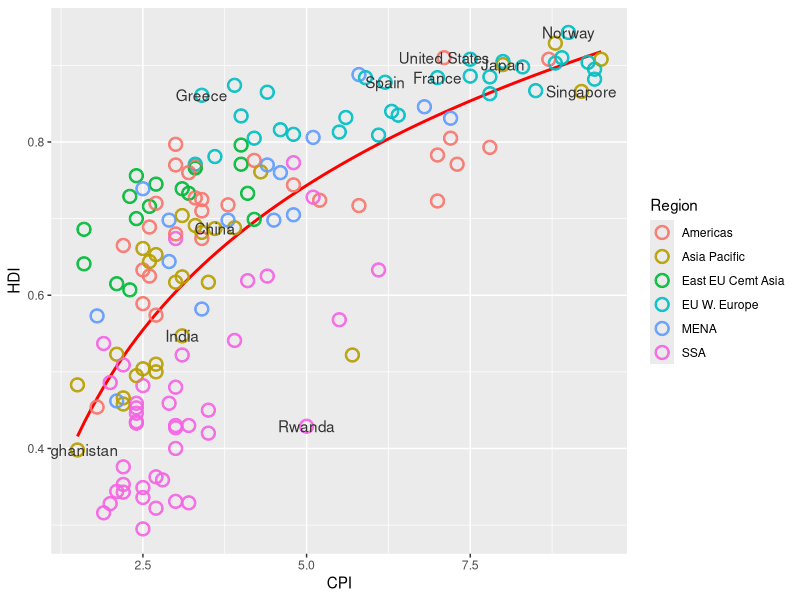
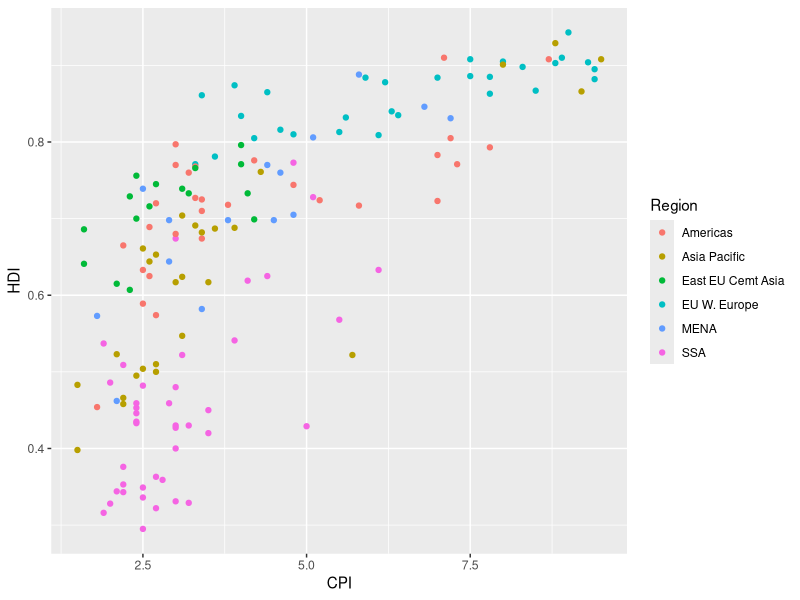
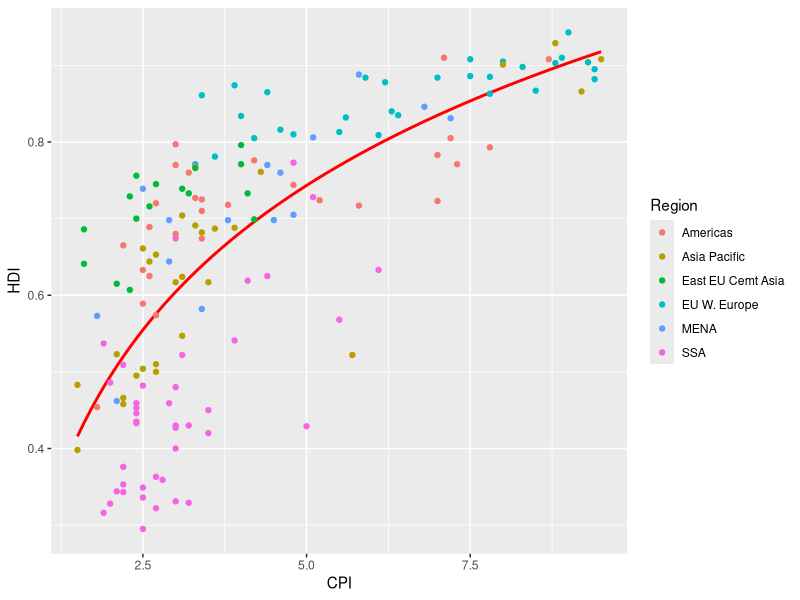
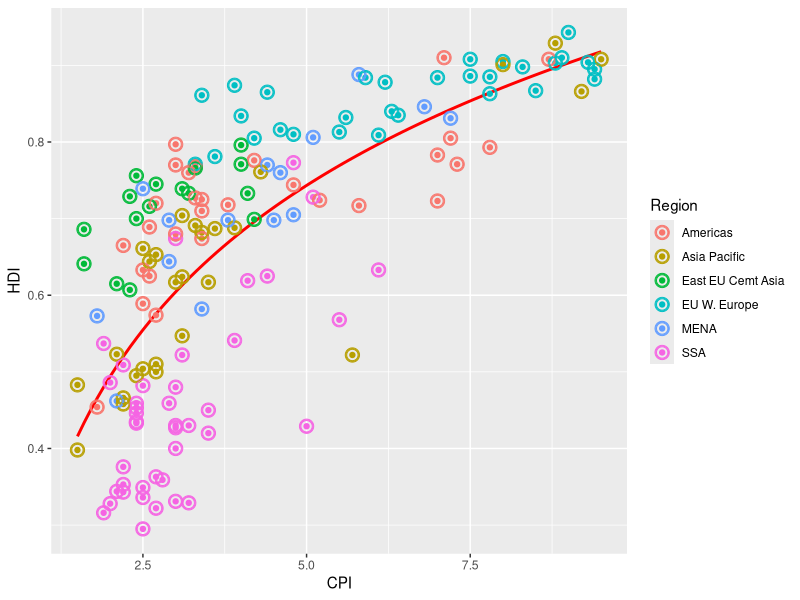
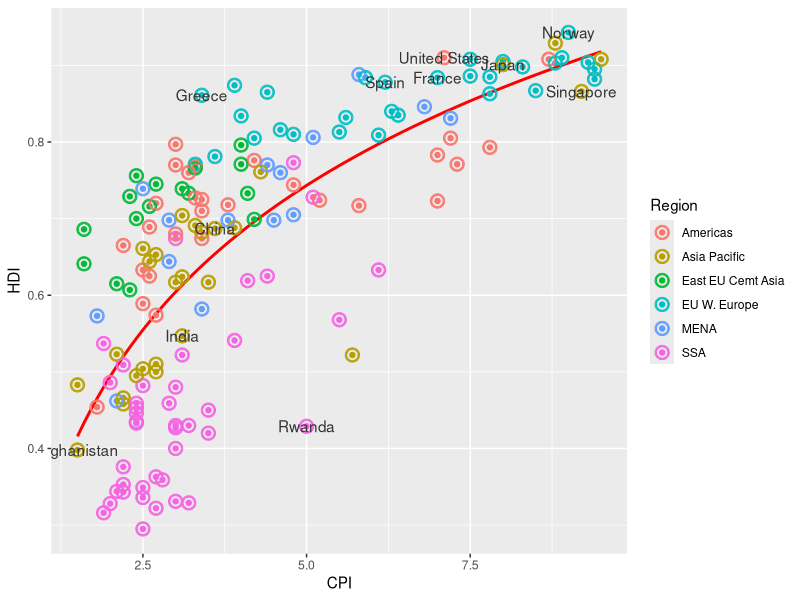
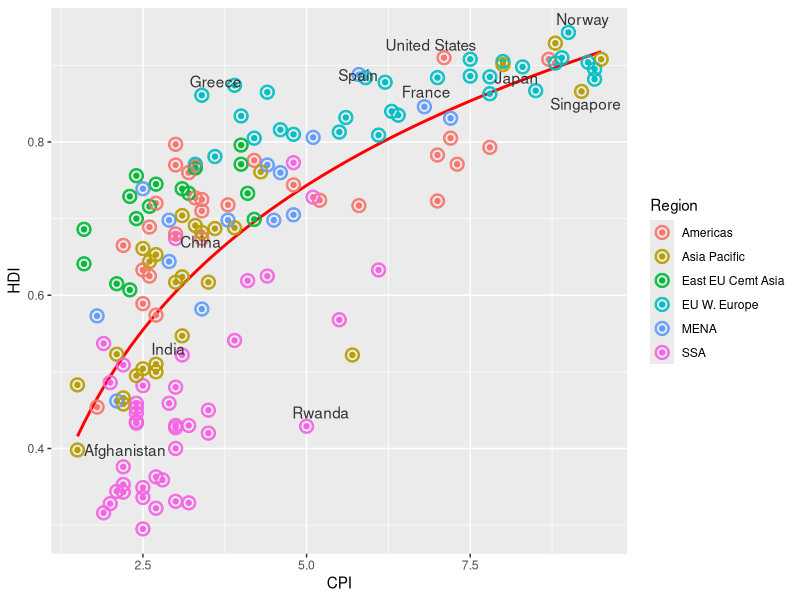
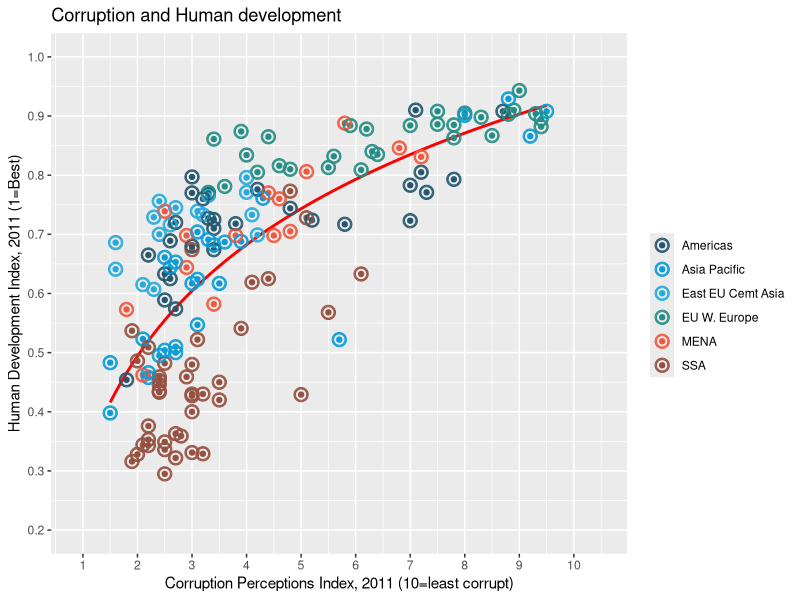
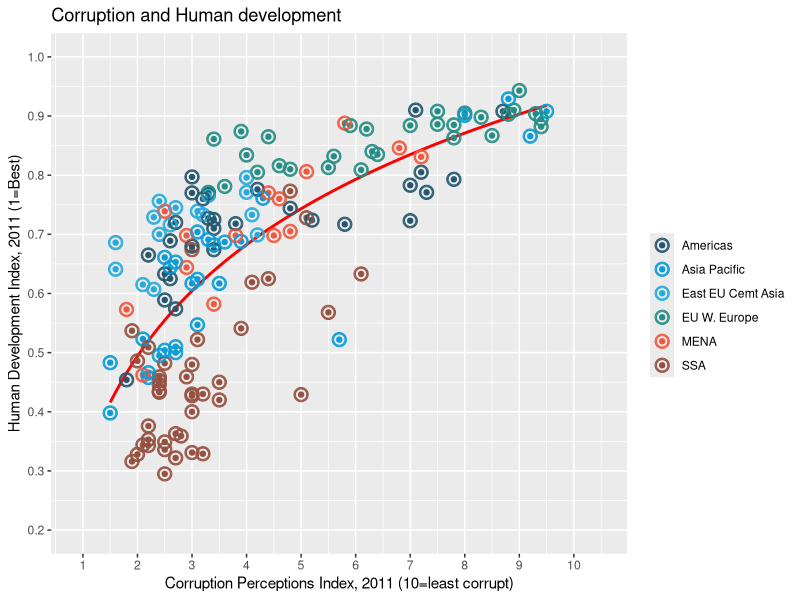

These charts were generated, in order, by the following R code:
#2 Corruption and human development 
#a Basic plot structure (values colored by region)
EconimistData <- read.csv("EconomistData.csv")
library(ggplot2)


pointsToLabel <- c("Afghanistan", "Greece", "China", "India", "Rwanda", "Spain", "France", "United States", "Japan", "Norway", "Singapore")

ggplot(EconimistData, aes(x = CPI, y = HDI, color = Region))+
  geom_smooth(aes(group = 1), method = "lm", formula = y ~ log(x), se = FALSE, color = "red") +
  geom_point(size = 4.5, shape = 21) +
  geom_point(size = 4, shape = 21) +
  geom_point(size = 3.5, shape = 21)+
  geom_text(aes(label = Country),  color = "gray20",
            data = subset(EconimistData, Country %in% pointsToLabel))

a1 <- ggplot(EconimistData, aes(x = CPI, y = HDI, color = Region))
a1 + geom_point()

#e fit line (Trendlinie)
a2 <- a1 +  geom_smooth(aes(group = 1), method = "lm", formula = y ~ log(x), se = FALSE, color = "red") +  geom_point()
#geom_line is put first. In this way the trendline will be plottet underneath the points
a2

#f
#f1: Offene Punkte
a3 <- a2 +
  geom_point(size = 4.5, shape = 21) +
  geom_point(size = 4, shape = 21) +
  geom_point(size = 3.5, shape = 21)
a3

#c Textual labeling of selected countries
pointsToLabel <- c("Afghanistan", "Greece", "China", "India", "Rwanda", "Spain", "France", "United States", "Japan", "Norway", "Singapore")
#label these points with geom_text
a4 <- a3 +
  geom_text(aes(label = Country),
            color = "gray20",
            data = subset(EconimistData, Country %in% pointsToLabel))
a4
#Labels text overlapping the points. ggreppel connects labels with points
install.packages("ggrepel")
library("ggrepel")
a3 +
  geom_text_repel(aes(label = Country),
                  color = "gray20",
                  data = subset(EconimistData, Country %in% pointsToLabel),
                  force = 10)
#d Add title and edit axis labels
library(grid)
(a4 <- a3 +
  scale_x_continuous(name = "Corruption Perceptions Index, 2011 (10=least corrupt)",
                     limits = c(.9, 10.5),
                     breaks = 1:10) +
  scale_y_continuous(name = "Human Development Index, 2011 (1=Best)",
                     limits = c(0.2, 1.0),
                     breaks = seq(0.2, 1.0, by = 0.1)) +
  scale_color_manual(name = "",
                     values = c("#24576D",
                                "#099DD7",
                                "#28AADC",
                                "#248E84",
                                "#F2583F",
                                "#96503F")) +
  ggtitle("Corruption and Human development"))
a4
